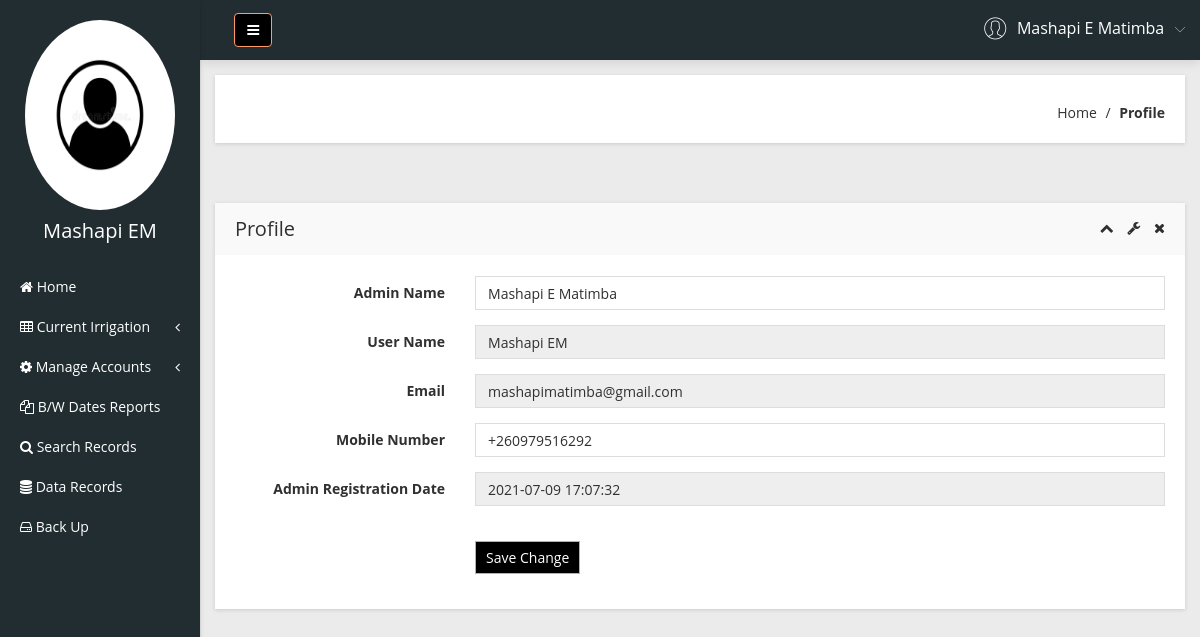
Screenshot of /Admin/profile.php (signed in) with the database file from the repository.
### tables this page shows
CREATE TABLE `manager` (
  `ID` smallint(255) unsigned NOT NULL,
  `Admin_name` text NOT NULL,
  `Admin_username` text NOT NULL,
  `Admin_email` varchar(255) NOT NULL,
  `Phone_number` varchar(14) NOT NULL,
  `Password` varchar(255) NOT NULL,
  `Registration_date` datetime NOT NULL,
  PRIMARY KEY (`Admin_email`,`ID`)
);

### Admin/profile.php (the view, shortened to what this page needs)
<?php
include('includes/dbconnection.php');
if (strlen($_SESSION['smaid']==0)) {
  header('location:logout.php');
  } else{
  ?>
<!doctype html>
<html class="no-js" lang="en">
<head>
    <link rel="stylesheet" href="css/bootstrap.min.css">
    <link rel="stylesheet" href="css/font-awesome.min.css">
    <link rel="stylesheet" href="css/adminpro-custon-icon.css">
    <link rel="stylesheet" href="css/meanmenu.min.css">
    <link rel="stylesheet" href="css/jquery.mCustomScrollbar.min.css">
    <link rel="stylesheet" href="css/animate.css">
    <link rel="stylesheet" href="css/modals.css">
    <link rel="stylesheet" href="css/normalize.css">
    <link rel="stylesheet" href="css/form/all-type-forms.css">
    <link rel="stylesheet" href="style.css">
    <link rel="stylesheet" href="css/responsive.css">
</head>
<body class="materialdesign">
    <div class="wrapper-pro">
   <?php include_once('includes/sidebar.php');?>
        <?php include_once('includes/header.php');?>
            <div class="breadcome-area mg-b-30 small-dn">
                <div class="container-fluid">
                    <div class="row">
                        <div class="col-lg-12">
                            <div class="breadcome-list shadow-reset">
                                <div class="row">
                                    <div class="col-lg-12">
                                        <ul class="breadcome-menu">
                                            <li><a href="dashboard.php">Home</a> <span class="bread-slash">/</span>
                                            </li>
                                            <li><span class="bread-blod">Profile</span>
                                            </li>
                                        </ul>
                                    </div>
                                </div>
                            </div>
                        </div>
                    </div>
                </div>
            </div>
            <div class="basic-form-area mg-b-15">
                <div class="container-fluid">
                    <div class="row">
                        <div class="col-lg-12">
                            <div class="sparkline12-list shadow-reset mg-t-30">
                                <div class="sparkline12-hd">
                                    <div class="main-sparkline12-hd">
                                        <h1>Profile</h1>
                                        <div class="sparkline12-outline-icon">
                                            <span class="sparkline12-collapse-link"><i class="fa fa-chevron-up"></i></span>
                                            <span><i class="fa fa-wrench"></i></span>
                                            <span class="sparkline12-collapse-close"><i class="fa fa-times"></i></span>
                                        </div>
                                    </div>
                                </div>
                                <div class="sparkline12-graph">
                                    <div class="basic-login-form-ad">
                                        <div class="row">
                                            <div class="col-lg-12">
                                                <div class="all-form-element-inner">
                                                    <form method="post">
                                                       <?php
                                                        $sql="SELECT * from  manager where ID = '$aid'";
                                                       $query = $Conn ->query($sql);
                                                       $cnt=1;
                                                       if($query->num_rows > 0){
                                                         $row=$query->fetch_assoc();
?>
                                                        <div class="form-group-inner">
                                                            <div class="row">
                                                                <div class="col-lg-3">
                                                                    <label class="login2 pull-right pull-right-pro">Admin Name</label>
                                                                </div>
                                                                <div class="col-lg-9">
                                                                     <input type="text" class="form-control" name="adminname" value="<?php  echo $row['Admin_name'];?>" required='true'>
                                                                </div>
                                                            </div>
                                                        </div>
                                                        <div class="form-group-inner">
                                                            <div class="row">
                                                                <div class="col-lg-3">
                                                                    <label class="login2 pull-right pull-right-pro">User Name</label>
                                                                </div>
                                                                <div class="col-lg-9">
                                                                     <input type="text" class="form-control" name="username" value="<?php  echo $row['Admin_username'];?>" readonly="true">
                                                                </div>
                                                            </div>
                                                        </div>
                                                         <div class="form-group-inner">
                                                            <div class="row">
                                                                <div class="col-lg-3">
                                                                    <label class="login2 pull-right pull-right-pro">Email</label>
                                                                </div>
                                                                <div class="col-lg-9">
                                                                     <input type="email" class="form-control" name="email" value="<?php  echo $row['Admin_email'];?>" required='true' readonly="true">
                                                                </div>
                                                            </div>
                                                        </div>
                                                        <div class="form-group-inner">
                                                            <div class="row">
                                                                <div class="col-lg-3">
                                                                    <label class="login2 pull-right pull-right-pro">Mobile Number</label>
                                                                </div>
                                                                <div class="col-lg-9">
                                                                    <input type="text" class="form-control" name="mobilenumber" value="<?php  echo $row['Phone_number'];?>" required='true' maxlength='10'>
                                                                </div>
                                                            </div>
                                                        </div>
                                                        <div class="form-group-inner">
                                                            <div class="row">
                                                                <div class="col-lg-3">
                                                                    <label class="login2 pull-right pull-right-pro">Admin Registration Date</label>
                                                                </div>
                                                                <div class="col-lg-9">
                                                                   <input type="text" class="form-control" id="email2" name="" value="<?php  echo $row['Registration_date'];?>" readonly="true">
                                                                </div>
                                                            </div>
                                                        </div>
                                                    <?php $cnt=$cnt+1;} ?>
                                                        <div class="form-group-inner">
                                                            <div class="login-btn-inner">
                                                                <div class="row">
                                                                    <div class="col-lg-3"></div>
                                                                    <div class="col-lg-9">
                                                                        <div class="login-horizental cancel-wp pull-left">
                                                                            <button class="btn btn-sm btn-primary login-submit-cs" type="submit" name="submit" style="background:black">Save Change</button>
                                                                        </div>
                                                                    </div>
                                                                </div>
                                                            </div>
                                                        </div>
                                                    </form>
                                                </div>
                                            </div>
                                        </div>
                                    </div>
                                </div>
                            </div>
                        </div>
                    </div>
                </div>
            </div>
        </div>
    </div>
</body>
</html><?php }  ?>

### Admin/includes/sidebar.php (shortened to what this page needs)
<?php
   include('includes/dbconnection.php');
   if (strlen($_SESSION['smaid'] == 0)) {
       header('location:logout.php');
   } else {
   ?>
    <div class="left-sidebar-pro" style="color:white">
        <nav id="sidebar">
            <div class="sidebar-header" style="color:white">
                <a href="profile.php"><img src="img/avatar.jpg" style="height:190px; width: 150px" alt="" />
                </a>
                <?php
                   $aid = $_SESSION['smaid'];
                   $sql = "SELECT Admin_username, Admin_email from  manager where ID='$aid'";
                   $query = $Conn->query($sql);
                   if ($query->num_rows > 0) {
                       $row = $query->fetch_assoc();              ?>
                    <h3> <?php echo $row['Admin_username']; ?></h3>
                <?php $cnt = $cnt + 1;
                   } ?>
            </div>
            <div class="left-custom-menu-adp-wrap" style="background-color: #222d32">
                <ul class="nav navbar-nav left-sidebar-menu-pro">
                    <li class="nav-item">
                        <a href="dashboard.php" role="button" aria-expanded="false"><i class="fa big-icon fa-home"></i> <span class="mini-dn">Home</span> </a>
                    </li>
                    <li class="nav-item"><a href="#" data-toggle="dropdown" role="button" aria-expanded="false" class="nav-link dropdown-toggle"><i class="fa big-icon fa-table"></i> <span class="mini-dn">Current Irrigation</span> <span class="indicator-right-menu mini-dn"><i class="fa indicator-mn fa-angle-left"></i></span></a>
                    </li>
                    <li class="nav-item"><a href="#" data-toggle="dropdown" role="button" aria-expanded="false" class="nav-link dropdown-toggle"><i class="fa fa-cog"></i> <span class="mini-dn">Manage Accounts</span> <span class="indicator-right-menu mini-dn"><i class="fa indicator-mn fa-angle-left"></i></span></a>
                    </li>
                    <li class="nav-item">
                        <a href="between-dates.php" role="button" aria-expanded="false"><i class="fa big-icon fa-files-o"> </i> <span class="mini-dn"> B/W Dates Reports</span> </a>
                    </li>
                    <li class="nav-item">
                        <a href="search.php" role="button" aria-expanded="false"><i class="fa fa-search"></i> <span class="mini-dn">Search Records</span> </a>
                    </li>
                    <li class="nav-item">
                        <a href="records.php" role="button" aria-expanded="false"><i class="fa fa-database" aria-hidden="true"></i> <span class="mini-dn">Data Records</span> </a>
                    </li>
                    <li class="nav-item">
                        <a href="backup.php" role="button" aria-expanded="false"><i class="fa fa-hdd-o" aria-hidden="true"></i> <span class="mini-dn">Back Up</span> </a>
                    </li>
                </ul>
            </div>
        </nav>
    </div>
<?php }  ?>

### Admin/includes/header.php (shortened to what this page needs)
      <?php
include('includes/dbconnection.php');
if (strlen($_SESSION['smaid']==0)) {
  header('location:logout.php');
  } else{
  ?>
 <div class="content-inner-all">
            <div class="header-top-area" >
                <div class="fixed-header-top" style="margin-left:1.6%;">
                    <div class="container-fluid">
                        <div class="row" style="background-color: #222d32;">
                            <div class="col-lg-1 col-md-6 col-sm-6 col-xs-12">
                                <button type="button" id="sidebarCollapse" class="btn bar-button-pro header-drl-controller-btn btn-info navbar-btn"  style="background:black">
                                    <i class="fa fa-bars"></i>
                                </button>
                            </div>
                            <div class="col-lg-5 col-md-5 col-sm-6 col-xs-12 ">
                                <div class="header-right-info">
                                    <ul class="nav navbar-nav mai-top-nav header-right-menu">
                                        <li class="nav-item">
                                            <a href="#" data-toggle="dropdown" role="button" aria-expanded="false" class="nav-link dropdown-toggle">
                                                <?php
$aid=$_SESSION['smaid'];
$sql="SELECT Admin_name from  manager where ID='$aid'";
$query = $Conn -> query($sql);
$cnt=1;
if($query->num_rows > 0)
{
    $row = $query->fetch_assoc();
              ?>
                                                <span class="adminpro-icon adminpro-user-rounded header-riht-inf"></span>
                                                <span class="admin-name"><?php  echo $row['Admin_name'];?></span>
                                                <span class="author-project-icon adminpro-icon adminpro-down-arrow"></span><?php $cnt=$cnt+1;} ?>
                                            </a>
                                        </li>
                                    </ul>
                                </div>
                            </div>
                        </div>
                    </div>
                </div>
            </div><?php }  ?>

### rows the page displays
manager: Admin_username "Mashapi EM", Admin_name "Mashapi E Matimba", adminname "Mashapi E Matimba", username "Mashapi EM", email "mashapimatimba@gmail.com", mobilenumber "+260979516292", Registration_date "2021-07-09 17:07:32"
